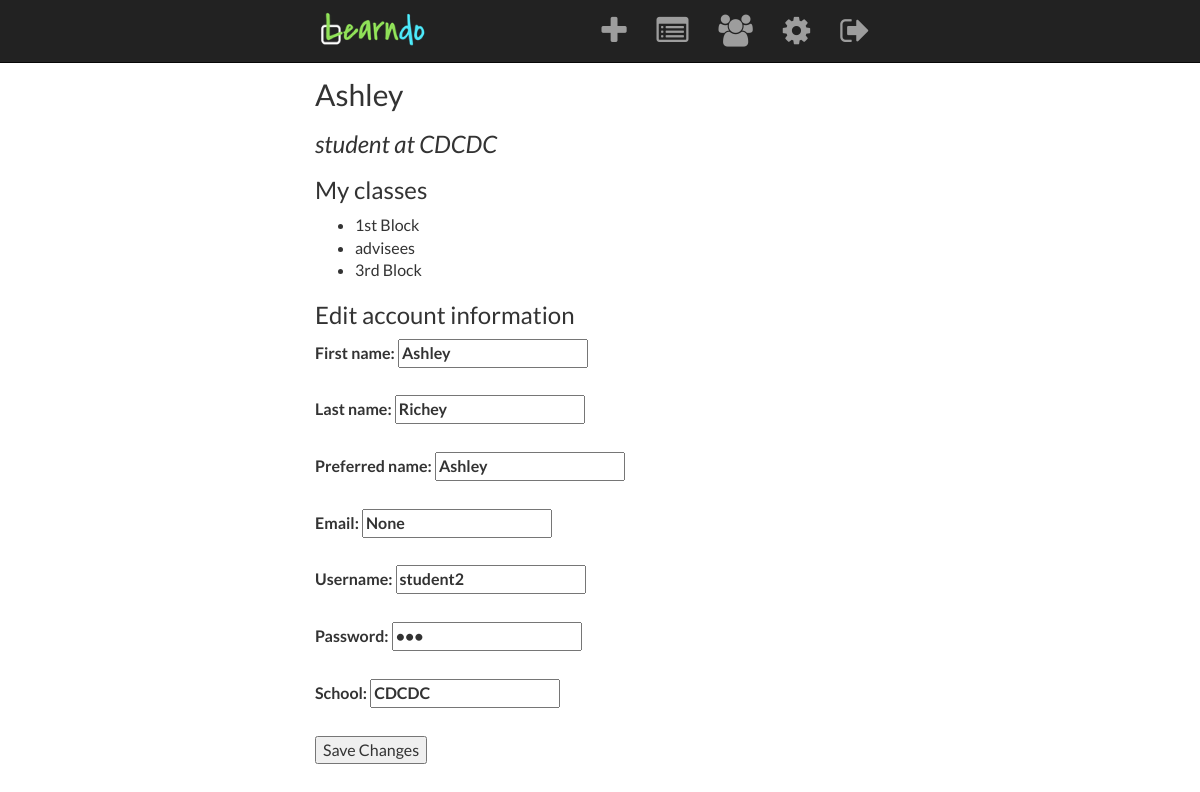
Screenshot of /profile/3 (signed in) with the database file from the repository.
### model.py (models this page shows, shortened)
class User(db.Model):
    __tablename__ = "users"
    user_id = db.Column(db.Integer, autoincrement=True, primary_key=True)
    is_teacher = db.Column(db.Boolean, nullable=False)
    username = db.Column(db.Integer, nullable=False, unique=True)
    password = db.Column(db.String(16), nullable=False)
    email = db.Column(db.String(64), nullable=True)
    first_name = db.Column(db.String(32), nullable=False)
    last_name = db.Column(db.String(32), nullable=True)
    display_name = db.Column(db.String(32), nullable=True)
    school = db.Column(db.String(64), nullable=True)
    classes = db.relationship("Class",
                             secondary='usersclasses',
                             backref="users")
    tasks = db.relationship('Task', backref='user')
    assignments = db.relationship('Assignment', backref='user')

class Class(db.Model):
    __tablename__ = "classes"
    class_id = db.Column(db.Integer, autoincrement=True, primary_key=True)
    class_name = db.Column(db.String(64), nullable=False)

### server.py (the view)
@app.route('/profile/<int:user_id>')
def load_profile(user_id):
    user = User.query.get(user_id)
    if user.is_teacher:
        acct_type = 'teacher'
    else:
        acct_type = 'student'
    my_classes = []
    for each_class in user.classes:
        my_classes.append(each_class.class_name)
    if access_profile(user_id) == True:
        return render_template("profile.html", user=user, my_classes=my_classes, acct_type=acct_type)
    else:
        flash("You do not have access to that page.")
        return redirect("/")

### helper.py (called while the page is built)
def list_teachers(student_id):
    student = User.query.get(student_id)
    teachers = []
    if student.is_teacher == 0:
        for each_class in student.classes:
            for user in each_class.users:
                if user.is_teacher == 1:
                    teachers.append(user.user_id)
    return teachers

def access_profile(user_id):
    user = User.query.get(user_id)
    teachers = list_teachers(user_id)
    if session['user_id'] == user_id:
        return True
    else:
        for teacher_id in teachers:
            if session['user_id'] == teacher_id:
                return True
            else:
                return False

### templates/profile.html (shortened to what this page needs)
{% extends 'base.html' %}
{% block content %}
<h2>{{ user.display_name }}</h2>
<h3><i>{{ acct_type }} at {{ user.school }}</i></h3>
<h3>My classes</h3>
    <ul>
    {% for class in my_classes %}
        <li>{{ class }}</li>
    {% endfor %}
    </ul>
<h3>Edit account information</h3>
<form action="/edit_profile" method="POST">
    <div>
        <label>
            First name:
            <input type="text" name="first" value="{{ user.first_name }}" required>
        </label><br><br>
    </div>
    <div>
        <label>
            Last name:
            <input type="text" name="last" value="{{ user.last_name }}" required>
        </label><br><br>
    </div>
    <div>
        <label>
            Preferred name:
            <input type="text" name="preferred" value="{{ user.display_name }}" >
        </label><br><br>
    </div>
    <div>
        <label>
            Email:
            <input type="text" name="email" value="{{ user.email }}">
        </label><br><br>
    </div>
    <div>
        <label>
            Username:
            <input type="text" name="username" value="{{ user.username}}" required>
        </label><br><br>
    </div>
    <div>
        <label>
            Password:
            <input type="password" name="password" value="{{ user.password }}" required>
        </label><br><br>
    </div>
    <div>
        <label>
            School:
            <input type="text" name="school" value="{{ user.school }}" required>
        </label><br><br>
    </div>
    <div>
        <input type="submit" value="Save Changes">
    </div>
</form>
{% endblock %}

### templates/base.html (style rules this page uses)
body { font-family: "Lato", "Verdana", sans-serif; margin-top: 58px; font-size: 1.6em; }

### rows the page displays
User: display_name "Ashley", school "CDCDC", first "Ashley", last "Richey", preferred "Ashley", email "None", username "student2"
Class: class_name "1st Block"
Class: class_name "advisees"
Class: class_name "3rd Block"

### other values shown
{{ acct_type }} "student"
